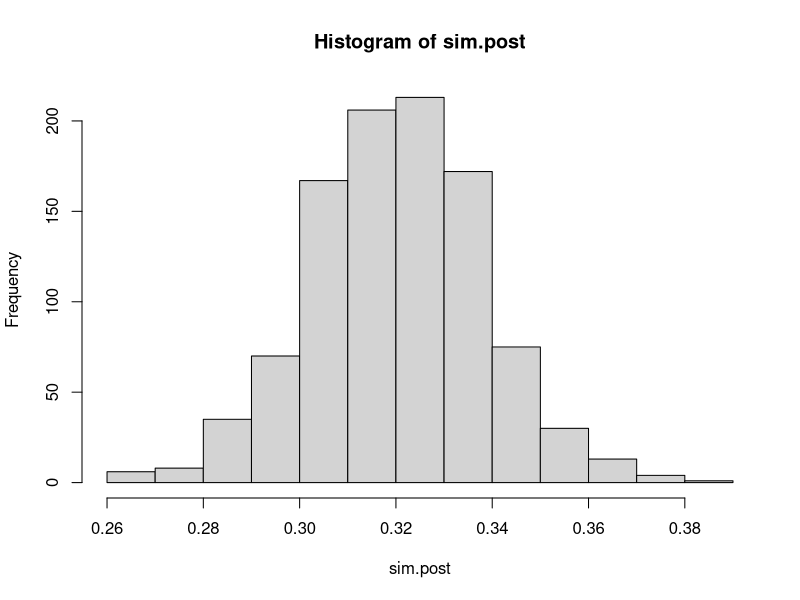

The R script that drew this image:
## ---- chunk 1
y = c(0,2,0,4,1,0,2,0,1,0,0,1,1,3,1,0,0,0,1,
      6,0,9,0,4,1,9,1,0,3,4,5,5,1,0,2,4,0,4,
      0,3,2,1,0,1,3,7,0,3,1,2,14,4,0,1,6,1,10,
      1,2,0,1,0,4,5,0,7,3,1,2,1,2,1,2,2,4,3,
      3,1,1,2,1,2,7,0,3,1,2,2,2,2,0,3,4,1,1,
      0,0,1,1,1,11,2,2,1,3,1,0,1,2,1,1,1,0,0,
      2,0,10,1,2,2,1,1,3,1,1,0,0,1,0,1,0,1,1,
      0,1,0,0,0,2,1,4,5,5,0,0,0,0,2,0,8,5,2,
      11,8,0,7,1,3,1)
n = length(y)
n
s = sum(y)
s
## ---- chunk 2
sim.post = rbeta(1000,203,433)
## ---- chunk 3
hist(sim.post)
## ---- chunk 4
mean(sim.post)
sd(sim.post)
## ---- chunk 5
quantile(sim.post,c(0.025,0.975))
## ---- chunk 6
qbeta(c(0.025,0.975),203,433)
